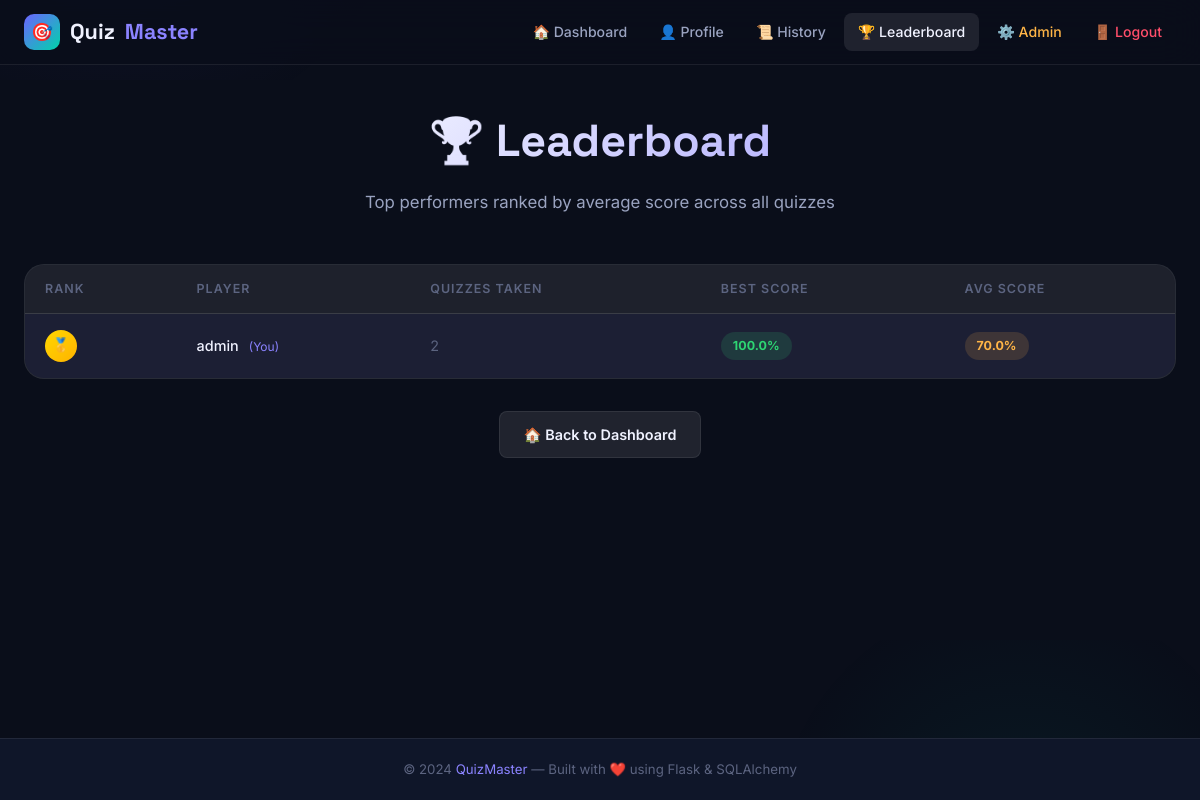
/leaderboard (signed in), run on the app's committed database.
### models.py (models this page shows, shortened)
class User(db.Model):
    __tablename__ = 'users'
    id = db.Column(db.Integer, primary_key=True)
    username = db.Column(db.String(80), unique=True, nullable=False)
    email = db.Column(db.String(120), unique=True, nullable=False)
    password_hash = db.Column(db.String(256), nullable=False)
    created_at = db.Column(db.DateTime, default=datetime.utcnow)
    results = db.relationship('Result', backref='user', lazy=True, cascade='all, delete-orphan')

### app.py (the view)
@app.route('/leaderboard')
@login_required
def leaderboard():
    from sqlalchemy import func
    leaders = (
        db.session.query(
            User.username,
            func.count(Result.id).label('total'),
            func.avg(Result.score).label('avg_score'),
            func.max(Result.score).label('best_score')
        )
        .join(Result, User.id == Result.user_id)
        .group_by(User.id)
        .order_by(func.avg(Result.score).desc())
        .limit(10)
        .all()
    )
    return render_template('leaderboard.html', leaders=leaders)

### app.py (called while the page is built)
def login_required(f):
    @wraps(f)
    def decorated(*args, **kwargs):
        if 'user_id' not in session:
            flash('Please log in to continue.', 'warning')
            return redirect(url_for('login'))
        return f(*args, **kwargs)
    return decorated

### templates/leaderboard.html (shortened to what this page needs)
{% extends 'base.html' %}
{% block content %}
<div class="container">
  <div class="page-header fade-in">
    <h1>🏆 Leaderboard</h1>
    <p>Top performers ranked by average score across all quizzes</p>
  </div>
  {% if leaders %}
  <div class="table-wrapper fade-in">
    <table>
      <thead>
        <tr>
          <th>Rank</th>
          <th>Player</th>
          <th>Quizzes Taken</th>
          <th>Best Score</th>
          <th>Avg Score</th>
        </tr>
      </thead>
      <tbody>
        {% for leader in leaders %}
        <tr class="leaderboard-row {% if leader.username == session.username %}current-user{% endif %}"
            style="{% if leader.username == session.username %}background:rgba(108,99,255,0.07);{% endif %}">
          <td>
            <span class="rank-badge {% if loop.index == 1 %}rank-1{% elif loop.index == 2 %}rank-2{% elif loop.index == 3 %}rank-3{% else %}rank-other{% endif %}">
              {% if loop.index <= 3 %}
                {% if loop.index == 1 %}🥇{% elif loop.index == 2 %}🥈{% else %}🥉{% endif %}
              {% else %}
                {{ loop.index }}
              {% endif %}
            </span>
          </td>
          <td>
            <strong>{{ leader.username }}</strong>
            {% if leader.username == session.username %}
              <span style="font-size:0.75rem; color:var(--accent-light); margin-left:6px;">(You)</span>
            {% endif %}
          </td>
          <td style="color:var(--text-muted);">{{ leader.total }}</td>
          <td>
            <span class="score-pill {% if leader.best_score >= 80 %}high{% elif leader.best_score >= 50 %}medium{% else %}low{% endif %}">
              {{ leader.best_score|round(1) }}%
            </span>
          </td>
          <td>
            <span class="score-pill {% if leader.avg_score >= 80 %}high{% elif leader.avg_score >= 50 %}medium{% else %}low{% endif %}">
              {{ leader.avg_score|round(1) }}%
            </span>
          </td>
        </tr>
        {% endfor %}
      </tbody>
    </table>
  </div>
  {% endif %}
  <div style="text-align:center; margin-top:32px;" class="fade-in">
    <a href="{{ url_for('dashboard') }}" class="btn btn-secondary" id="back-from-leaderboard">🏠 Back to Dashboard</a>
  </div>
</div>
{% endblock %}

### static/css/style.css (style rules this page uses)
:root { --bg-primary: #0a0e1a; --bg-secondary: #0f1629; --bg-card: rgba(255,255,255,0.05); --bg-card-hover: rgba(255,255,255,0.09); --accent: #6c63ff; --accent-light: #8b83ff; --accent-glow: rgba(108,99,255,0.25); --accent2: #00d4aa; --accent2-light: #33dfc0; --danger: #ff4e6a; --warning: #ffb547; --success: #2ed573; --info: #4ecdc4; --text-primary: #f0f2ff; --text-secondary: #9aa3c0; --text-muted: #5c6480; --border: rgba(255,255,255,0.08); --border-active: rgba(108,99,255,0.5); --radius-sm: 8px; --radius-md: 14px; --radius-lg: 20px; --radius-xl: 28px; --shadow-card: 0 8px 32px rgba(0,0,0,0.35); --shadow-glow: 0 0 30px rgba(108,99,255,0.2); --shadow-btn: 0 4px 20px rgba(108,99,255,0.4); --transition: all 0.25s cubic-bezier(0.4, 0, 0.2, 1); --transition-slow: all 0.45s cubic-bezier(0.4, 0, 0.2, 1); }
*, *::before, *::after { box-sizing: border-box; margin: 0; padding: 0; }
html { scroll-behavior: smooth; }
body { font-family: 'Inter', sans-serif; background: var(--bg-primary); color: var(--text-primary); min-height: 100vh; line-height: 1.6; overflow-x: hidden; }
body::before { content: ''; position: fixed; top: -50%; left: -20%; width: 60%; height: 60%; background: radial-gradient(circle, rgba(108,99,255,0.08) 0%, transparent 70%); pointer-events: none; z-index: 0; }
body::after { content: ''; position: fixed; bottom: -30%; right: -10%; width: 50%; height: 50%; background: radial-gradient(circle, rgba(0,212,170,0.06) 0%, transparent 70%); pointer-events: none; z-index: 0; }
a { color: var(--accent-light); text-decoration: none; transition: var(--transition); }
.container { width: 100%; max-width: 1200px; margin: 0 auto; padding: 0 24px; }
.page-header { text-align: center; margin-bottom: 48px; }
.page-header h1 { font-family: 'Space Grotesk', sans-serif; font-size: clamp(1.8rem, 4vw, 2.8rem); font-weight: 700; background: linear-gradient(135deg, var(--text-primary) 30%, var(--accent-light)); -webkit-background-clip: text; -webkit-text-fill-color: transparent; background-clip: text; margin-bottom: 12px; }
.page-header p { color: var(--text-secondary); font-size: 1.05rem; max-width: 520px; margin: 0 auto; }
.btn { display: inline-flex; align-items: center; justify-content: center; gap: 8px; padding: 11px 24px; border-radius: var(--radius-sm); font-size: 0.9rem; font-weight: 600; border: none; cursor: pointer; transition: var(--transition); text-decoration: none; font-family: 'Inter', sans-serif; }
.btn-secondary { background: var(--bg-card-hover); color: var(--text-primary); border: 1px solid var(--border); }
.table-wrapper { background: var(--bg-card); border: 1px solid var(--border); border-radius: var(--radius-lg); overflow: hidden; }
table { width: 100%; border-collapse: collapse; }
thead th { padding: 14px 20px; text-align: left; font-size: 0.78rem; font-weight: 600; text-transform: uppercase; letter-spacing: 0.08em; color: var(--text-muted); background: rgba(255,255,255,0.03); border-bottom: 1px solid var(--border); }
tbody td { padding: 16px 20px; font-size: 0.9rem; color: var(--text-secondary); border-bottom: 1px solid rgba(255,255,255,0.04); }
tbody tr:last-child td { border-bottom: none; }
tbody tr { transition: var(--transition); }
tbody td strong { color: var(--text-primary); font-weight: 500; }
.score-pill { display: inline-flex; align-items: center; padding: 4px 12px; border-radius: 16px; font-size: 0.78rem; font-weight: 700; }
.score-pill.high { background: rgba(46,213,115,0.15); color: var(--success); }
.score-pill.medium { background: rgba(255,181,71,0.15); color: var(--warning); }
.leaderboard-row { position: relative; }
.rank-badge { width: 32px; height: 32px; border-radius: 50%; display: inline-flex; align-items: center; justify-content: center; font-size: 0.85rem; font-weight: 700; }
.rank-1 { background: linear-gradient(135deg, #ffd700, #ffb300); color: #000; }
.fade-in { animation: fadeIn 0.5s ease forwards; }

### data on the page
User: username "admin", shows "(You)", total "2", best_score "100.0", avg_score "70.0"
